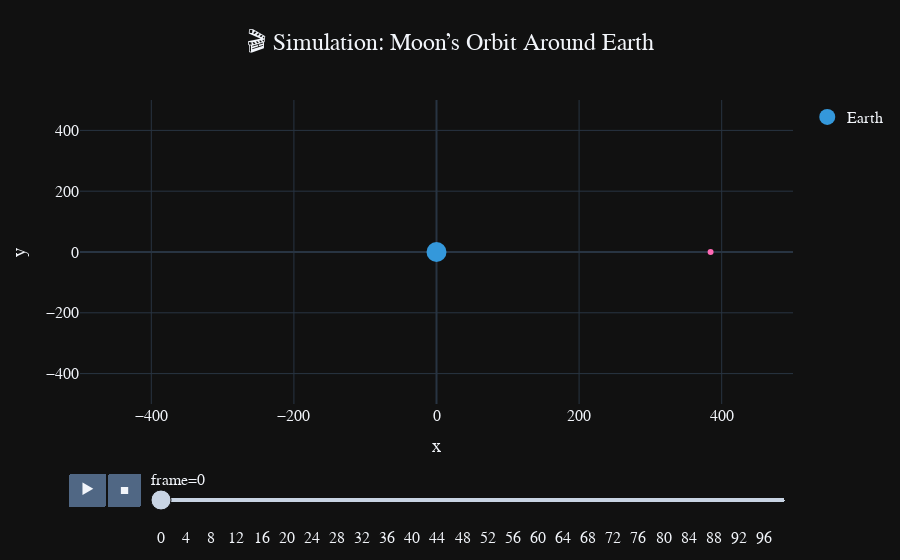
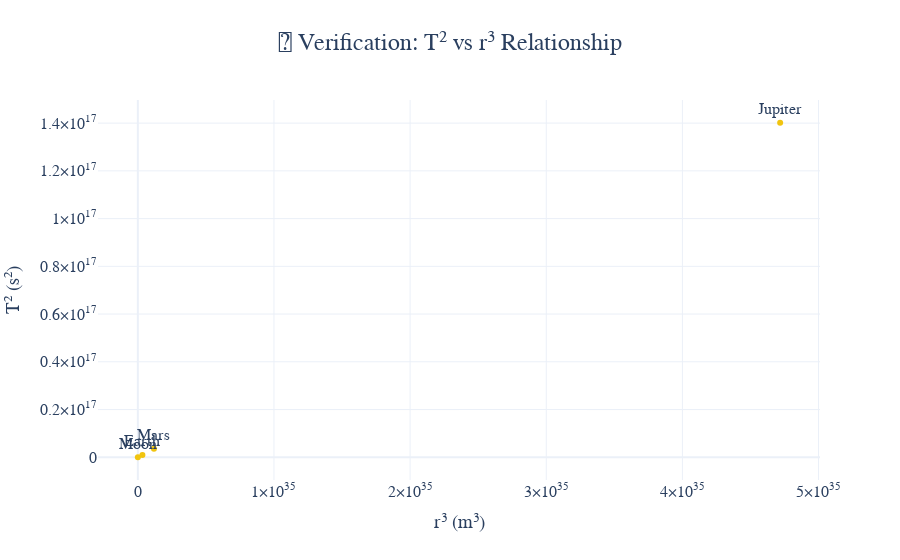

The notebook cell saved with these charts, in order:
### Markdown cell above
# 🌌 Gravitational Dynamics: Analyzing Kepler’s Third Law 🌌

---

## 🎯 Objective
This notebook investigates the relationship between orbital period and radius through Kepler’s Third Law for circular orbits. It includes a derivation, computational simulation, and analysis of real-world astronomical data. 

---

## 🚀 Derivation: Establishing Kepler’s Third Law
For a body in a circular orbit, the gravitational force balances the centripetal force required for circular motion:

- **Gravitational Force**: $F_g = \frac{G M m}{r^2}$
- **Centripetal Force**: $F_c = \frac{m v^2}{r}$

Equating these forces:  
$$ \frac{G M m}{r^2} = \frac{m v^2}{r} $$  
Cancel $m$ (mass of the orbiting body) and simplify:  
$$ v^2 = \frac{G M}{r} $$

The orbital velocity is $v = \frac{2\pi r}{T}$, where $T$ is the orbital period. Substituting:  
$$ \left(\frac{2\pi r}{T}\right)^2 = \frac{G M}{r} $$  
$$ \frac{4\pi^2 r^2}{T^2} = \frac{G M}{r} $$  
Rearrange by multiplying both sides by $T^2$ and dividing by $r$:  
$$ T^2 = \frac{4\pi^2}{G M} r^3 $$  

This yields $T^2 \propto r^3$, demonstrating that the square of the orbital period is proportional to the cube of the orbital radius, a cornerstone of Kepler’s Third Law.

---

## 🌍 Astronomical Significance
Kepler’s Third Law has profound implications:
1. **Mass Determination**: Using $T$ and $r$, the central body’s mass $M$ can be calculated (e.g., Earth’s mass from the Moon’s orbit).
2. **Distance Measurement**: Orbital periods of planets provide their distances from the Sun.
3. **Orbital Engineering**: This relationship informs the design of satellite trajectories, such as those for navigation systems.

---

## 📊 Computational Analysis
This section implements a simulation to verify Kepler’s Third Law using real-world data and visualizations.

---

### Step 1: Orbital Data
This step presents the orbital parameters for the Moon and select Solar System planets, including their central masses, orbital radii, and periods. The Moon orbits Earth, while Earth, Mars, and Jupiter orbit the Sun, providing a range of scales to test Kepler’s Third Law. The data will serve as the foundation for verifying the $T^2 \propto r^3$ relationship in subsequent steps.

---

### Step 2: Circular Orbit Visualization 🎬
To illustrate the dynamics of a circular orbit, an animated simulation of the Moon’s orbit around Earth is generated. The Moon’s orbital radius of 384,400 km is scaled for visualization, with Earth positioned at the origin. This animation highlights the uniform motion characteristic of a circular orbit, providing a visual representation of the period $T$ and radius $r$ used in Kepler’s Third Law.

---

### Step 3: $T^2$ vs $r^3$ Verification
A graphical representation confirms the $T^2 \propto r^3$ relationship by plotting $T^2$ against $r^3$ for the Moon and planets. This visualization validates Kepler’s Third Law across different orbital scales, from the Moon’s orbit around Earth to Jupiter’s orbit around the Sun.

---

## 🌠 Extension to Elliptical Orbits
For elliptical orbits, Kepler’s Third Law applies with $r$ representing the semi-major axis. This generalization extends its utility to diverse celestial phenomena, including comets and exoplanets.

---

## 🎨 Summary
This notebook integrates derivation, simulation, and visualization to elucidate Kepler’s Third Law.


---

### Code cell
# Cell 1: Dependency Check
try:
    import numpy
    import pandas
    import plotly
    from IPython.display import display, HTML
    display(HTML("<h3 style='color: #2ECC71;'>✅ All Required Libraries Installed</h3>"))
except ImportError as e:
    display(HTML("<h3 style='color: #FF5733;'>❌ Missing Library: " + str(e) + "</h3>"))
    display(HTML("<p>Please install the missing library using: <code>pip install " + str(e).split("'")[1] + "</code></p>"))

# Cell 2: Setup with Style
import numpy as np
import pandas as pd
import plotly.express as px
import plotly.graph_objects as go
from IPython.display import display, HTML

display(HTML("<h2 style='color: #FF5733; text-align: center;'>✨ Libraries Initialized for Analysis ✨</h2>"))

# Constants
G = 6.67430e-11  # Gravitational constant (m^3 kg^-1 s^-2)
M_earth = 5.972e24  # Earth mass (kg)
M_sun = 1.989e30  # Sun mass (kg)

# Cell 3: Real-World Data (Updated for Full Visibility)
data = pd.DataFrame({
    'Body': ['Moon', 'Earth', 'Mars', 'Jupiter'],
    'Central Mass (kg)': [M_earth, M_sun, M_sun, M_sun],
    'Radius (m)': [384400000, 149.6e9, 227.9e9, 778.5e9],  # Orbital radius
    'Period (s)': [27.32*86400, 365.25*86400, 687*86400, 4333*86400]  # Period in seconds
})

# Format the numbers for readability and ensure full visibility
styled_data = data.style.format({
    'Central Mass (kg)': '{:,.0f}',  # Commas, no decimals
    'Radius (m)': '{:,.0f}',        # Commas, no decimals
    'Period (s)': '{:,.0f}'         # Commas, no decimals
}).set_properties(**{
    'background-color': '#D5F5E3',
    'border': '2px solid #28B463',
    'font-size': '14px',
    'text-align': 'center',
    'white-space': 'nowrap',  # Prevent text wrapping
    'padding': '10px'         # Add padding for better spacing
}).set_table_styles([
    {
        'selector': 'th',
        'props': [
            ('font-size', '14px'),
            ('text-align', 'center'),
            ('white-space', 'nowrap'),
            ('padding', '10px'),
            ('min-width', '150px')  # Ensure columns are wide enough
        ]
    },
    {
        'selector': 'td',
        'props': [
            ('min-width', '150px'),  # Ensure cells are wide enough
            ('max-width', '300px'),  # Prevent overly wide cells
            ('overflow', 'visible')  # Ensure content is not hidden
        ]
    }
])

display(HTML("<h3 style='color: #2ECC71;'>🌍 Orbital Parameters</h3>"))
display(styled_data)

# Cell 4: Animated Circular Orbit
theta = np.linspace(0, 2*np.pi, 100)
r = data['Radius (m)'][0]  # Moon’s radius
x = r * np.cos(theta) / 1e6  # Scale for visualization (km)
y = r * np.sin(theta) / 1e6

orbit_data = pd.DataFrame({'x': x, 'y': y, 'frame': np.arange(100)})
fig = px.scatter(orbit_data, x='x', y='y', animation_frame='frame',
                 range_x=[-500, 500], range_y=[-500, 500],
                 title="🎬 Simulation: Moon’s Orbit Around Earth",
                 color_discrete_sequence=['#FF69B4'],
                 template='plotly_dark')

fig.add_trace(go.Scatter(x=[0], y=[0], mode='markers', marker=dict(size=20, color='#3498DB'), name='Earth'))
fig.update_layout(title_font_size=24, title_x=0.5, font=dict(family="Arial", size=16))
fig.show()

# Cell 5: Verify T^2 vs r^3
data['T^2'] = data['Period (s)']**2
data['r^3'] = data['Radius (m)']**3
fig2 = px.scatter(data, x='r^3', y='T^2', text='Body', size_max=60,
                  title="🌟 Verification: T² vs r³ Relationship",
                  color_discrete_sequence=['#F1C40F'],
                  template='plotly_white')

fig2.update_traces(textposition='top center')
fig2.update_layout(showlegend=False, title_font_size=24, title_x=0.5,
                   xaxis_title="r³ (m³)", yaxis_title="T² (s²)",
                   font=dict(family="Arial", size=16))
fig2.show()

### Figure 1 — Plotly figure (JSON) as saved in the notebook; plotly's stock layout.template omitted (floating-point values rounded to 4 significant figures)
{"data": [{"hovertemplate": "frame=0<br>x=%{x}<br>y=%{y}<extra></extra>", "legendgroup": "", "marker": {"color": "#FF69B4", "symbol": "circle"}, "mode": "markers", "name": "", "orientation": "v", "showlegend": false, "type": "scatter", "x": [384.4], "xaxis": "x", "y": [0.0], "yaxis": "y"}, {"marker": {"color": "#3498DB", "size": 20}, "mode": "markers", "name": "Earth", "type": "scatter", "x": [0], "y": [0]}], "layout": {"font": {"family": "Arial", "size": 16}, "legend": {"tracegroupgap": 0}, "sliders": [{"active": 0, "currentvalue": {"prefix": "frame="}, "len": 0.9, "pad": {"b": 10, "t": 60}, "steps": [{"args": [["0"], {"frame": {"duration": 0, "redraw": false}, "fromcurrent": true, "mode": "immediate", "transition": {"duration": 0, "easing": "linear"}}], "label": "0", "method": "animate"}, {"args": [["1"], {"frame": {"duration": 0, "redraw": false}, "fromcurrent": true, "mode": "immediate", "transition": {"duration": 0, "easing": "linear"}}], "label": "1", "method": "animate"}, {"args": [["2"], {"frame": {"duration": 0, "redraw": false}, "fromcurrent": true, "mode": "immediate", "transition": {"duration": 0, "easing": "linear"}}], "label": "2", "method": "animate"}, {"args": [["3"], {"frame": {"duration": 0, "redraw": false}, "fromcurrent": true, "mode": "immediate", "transition": {"duration": 0, "easing": "linear"}}], "label": "3", "method": "animate"}, {"args": [["4"], {"frame": {"duration": 0, "redraw": false}, "fromcurrent": true, "mode": "immediate", "transition": {"duration": 0, "easing": "linear"}}], "label": "4", "method": "animate"}, {"args": [["5"], {"frame": {"duration": 0, "redraw": false}, "fromcurrent": true, "mode": "immediate", "transition": {"duration": 0, "easing": "linear"}}], "label": "5", "method": "animate"}, {"args": [["6"], {"frame": {"duration": 0, "redraw": false}, "fromcurrent": true, "mode": "immediate", "transition": {"duration": 0, "easing": "linear"}}], "label": "6", "method": "animate"}, {"args": [["7"], {"frame": {"duration": 0, "redraw": false}, "fromcurrent": true, "mode": "immediate", "transition": {"duration": 0, "easing": "linear"}}], "label": "7", "method": "animate"}, {"args": [["8"], {"frame": {"duration": 0, "redraw": false}, "fromcurrent": true, "mode": "immediate", "transition": {"duration": 0, "easing": "linear"}}], "label": "8", "method": "animate"}, {"args": [["9"], {"frame": {"duration": 0, "redraw": false}, "fromcurrent": true, "mode": "immediate", "transition": {"duration": 0, "easing": "linear"}}], "label": "9", "method": "animate"}, {"args": [["10"], {"frame": {"duration": 0, "redraw": false}, "fromcurrent": true, "mode": "immediate", "transition": {"duration": 0, "easing": "linear"}}], "label": "10", "method": "animate"}, {"args": [["11"], {"frame": {"duration": 0, "redraw": false}, "fromcurrent": true, "mode": "immediate", "transition": {"duration": 0, "easing": "linear"}}], "label": "11", "method": "animate"}, {"args": [["12"], {"frame": {"duration": 0, "redraw": false}, "fromcurrent": true, "mode": "immediate", "transition": {"duration": 0, "easing": "linear"}}], "label": "12", "method": "animate"}, {"args": [["13"], {"frame": {"duration": 0, "redraw": false}, "fromcurrent": true, "mode": "immediate", "transition": {"duration": 0, "easing": "linear"}}], "label": "13", "method": "animate"}, {"args": [["14"], {"frame": {"duration": 0, "redraw": false}, "fromcurrent": true, "mode": "immediate", "transition": {"duration": 0, "easing": "linear"}}], "label": "14", "method": "animate"}, {"args": [["15"], {"frame": {"duration": 0, "redraw": false}, "fromcurrent": true, "mode": "immediate", "transition": {"duration": 0, "easing": "linear"}}], "label": "15", "method": "animate"}, {"args": [["16"], {"frame": {"duration": 0, "redraw": false}, "fromcurrent": true, "mode": "immediate", "transition": {"duration": 0, "easing": "linear"}}], "label": "16", "method": "animate"}, {"args": [["17"], {"frame": {"duration": 0, "redraw": false}, "fromcurrent": true, "mode": "immediate", "transition": {"duration": 0, "easing": "linear"}}], "label": "17", "method": "animate"}, {"args": [["18"], {"frame": {"duration": 0, "redraw": false}, "fromcurrent": true, "mode": "immediate", "transition": {"duration": 0, "easing": "linear"}}], "label": "18", "method": "animate"}, {"args": [["19"], {"frame": {"duration": 0, "redraw": false}, "fromcurrent": true, "mode": "immediate", "transition": {"duration": 0, "easing": "linear"}}], "label": "19", "method": "animate"}, {"args": [["20"], {"frame": {"duration": 0, "redraw": false}, "fromcurrent": true, "mode": "immediate", "transition": {"duration": 0, "easing": "linear"}}], "label": "20", "method": "animate"}, {"args": [["21"], {"frame": {"duration": 0, "redraw": false}, "fromcurrent": true, "mode": "immediate", "transition": {"duration": 0, "easing": "linear"}}], "label": "21", "method": "animate"}, {"args": [["22"], {"frame": {"duration": 0, "redraw": false}, "fromcurrent": true, "mode": "immediate", "transition": {"duration": 0, "easing": "linear"}}], "label": "22", "method": "animate"}, {"args": [["23"], {"frame": {"duration": 0, "redraw": false}, "fromcurrent": true, "mode": "immediate", "transition": {"duration": 0, "easing": "linear"}}], "label": "23", "method": "animate"}, {"args": [["24"], {"frame": {"duration": 0, "redraw": false}, "fromcurrent": true, "mode": "immediate", "transition": {"duration": 0, "easing": "linear"}}], "label": "24", "method": "animate"}, {"args": [["25"], {"frame": {"duration": 0, "redraw": false}, "fromcurrent": true, "mode": "immediate", "transition": {"duration": 0, "easing": "linear"}}], "label": "25", "method": "animate"}, {"args": [["26"], {"frame": {"duration": 0, "redraw": false}, "fromcurrent": true, "mode": "immediate", "transition": {"duration": 0, "easing": "linear"}}], "label": "26", "method": "animate"}, {"args": [["27"], {"frame": {"duration": 0, "redraw": false}, "fromcurrent": true, "mode": "immediate", "transition": {"duration": 0, "easing": "linear"}}], "label": "27", "method": "animate"}, {"args": [["28"], {"frame": {"duration": 0, "redraw": false}, "fromcurrent": true, "mode": "immediate", "transition": {"duration": 0, "easing": "linear"}}], "label": "28", "method": "animate"}, {"args": [["29"], {"frame": {"duration": 0, "redraw": false}, "fromcurrent": true, "mode": "immediate", "transition": {"duration": 0, "easing": "linear"}}], "label": "29", "method": "animate"}, {"args": [["30"], {"frame": {"duration": 0, "redraw": false}, "fromcurrent": true, "mode": "immediate", "transition": {"duration": 0, "easing": "linear"}}], "label": "30", "method": "animate"}, {"args": [["31"], {"frame": {"duration": 0, "redraw": false}, "fromcurrent": true, "mode": "immediate", "transition": {"duration": 0, "easing": "linear"}}], "label": "31", "method": "animate"}, {"args": [["32"], {"frame": {"duration": 0, "redraw": false}, "fromcurrent": true, "mode": "immediate", "transition": {"duration": 0, "easing": "linear"}}], "label": "32", "method": "animate"}, {"args": [["33"], {"frame": {"duration": 0, "redraw": false}, "fromcurrent": true, "mode": "immediate", "transition": {"duration": 0, "easing": "linear"}}], "label": "33", "method": "animate"}, {"args": [["34"], {"frame": {"duration": 0, "redraw": false}, "fromcurrent": true, "mode": "immediate", "transition": {"duration": 0, "easing": "linear"}}], "label": "34", "method": "animate"}, {"args": [["35"], {"frame": {"duration": 0, "redraw": false}, "fromcurrent": true, "mode": "immediate", "transition": {"duration": 0, "easing": "linear"}}], "label": "35", "method": "animate"}, {"args": [["36"], {"frame": {"duration": 0, "redraw": false}, "fromcurrent": true, "mode": "immediate", "transition": {"duration": 0, "easing": "linear"}}], "label": "36", "method": "animate"}, {"args": [["37"], {"frame": {"duration": 0, "redraw": false}, "fromcurrent": true, "mode": "immediate", "transition": {"duration": 0, "easing": "linear"}}], "label": "37", "method": "animate"}, {"args": [["38"], {"frame": {"duration": 0, "redraw": false}, "fromcurrent": true, "mode": "immediate", "transition": {"duration": 0, "easing": "linear"}}], "label": "38", "method": "animate"}, {"args": [["39"], {"frame": {"duration": 0, "redraw": false}, "fromcurrent": true, "mode": "immediate", "transition": {"duration": 0, "easing": "linear"}}], "label": "39", "method": "animate"}, {"args": [["40"], {"frame": {"duration": 0, "redraw": false}, "fromcurrent": true, "mode": "immediate", "transition": {"duration": 0, "easing": "linear"}}], "label": "40", "method": "animate"}, {"args": [["41"], {"frame": {"duration": 0, "redraw": false}, "fromcurrent": true, "mode": "immediate", "transition": {"duration": 0, "easing": "linear"}}], "label": "41", "method": "animate"}, {"args": [["42"], {"frame": {"duration": 0, "redraw": false}, "fromcurrent": true, "mode": "immediate", "transition": {"duration": 0, "easing": "linear"}}], "label": "42", "method": "animate"}, {"args": [["43"], {"frame": {"duration": 0, "redraw": false}, "fromcurrent": true, "mode": "immediate", "transition": {"duration": 0, "easing": "linear"}}], "label": "43", "method": "animate"}, {"args": [["44"], {"frame": {"duration": 0, "redraw": false}, "fromcurrent": true, "mode": "immediate", "transition": {"duration": 0, "easing": "linear"}}], "label": "44", "method": "animate"}, {"args": [["45"], {"frame": {"duration": 0, "redraw": false}, "fromcurrent": true, "mode": "immediate", "transition": {"duration": 0, "easing": "linear"}}], "label": "45", "method": "animate"}, {"args": [["46"], {"frame": {"duration": 0, "redraw": false}, "fromcurrent": true, "mode": "immediate", "transition": {"duration": 0, "easing": "linear"}}], "label": "46", "method": "animate"}, {"args": [["47"], {"frame": {"duration": 0, "redraw": false}, "fromcurrent": true, "mode": "immediate", "transition": {"duration": 0, "easing": "linear"}}], "label": "47", "method": "animate"}, {"args": [["48"], {"frame": {"duration": 0, "redraw": false}, "fromcurrent": true, "mode": "immediate", "transition": {"duration": 0, "easing": "linear"}}], "label": "48", "method": "animate"}, {"args": [["49"], {"frame": {"duration": 0, "redraw": false}, "fromcurrent": true, "mode": "immediate", "transition": {"duration": 0, "easing": "linear"}}], "label": "49", "method": "animate"}, {"args": [["50"], {"frame": {"duration": 0, "redraw": false}, "fromcurrent": true, "mode": "immediate", "transition": {"duration": 0, "easing": "linear"}}], "label": "50", "method": "animate"}, {"args": [["51"], {"frame": {"duration": 0, "redraw": false}, "fromcurrent": true, "mode": "immediate", "transition": {"duration": 0, "easing": "linear"}}], "label": "51", "method": "animate"}, {"args": [["52"], {"frame": {"duration": 0, "redraw": false}, "fromcurrent": true, "mode": "immediate", "transition": {"duration": 0, "easing": "linear"}}], "label": "52", "method": "animate"}, {"args": [["53"], {"frame": {"duration": 0, "redraw": false}, "fromcurrent": true, "mode": "immediate", "transition": {"duration": 0, "easing": "linear"}}], "label": "53", "method": "animate"}, {"args": [["54"], {"frame": {"duration": 0, "redraw": false}, "fromcurrent": true, "mode": "immediate", "transition": {"duration": 0, "easing": "linear"}}], "label": "54", "method": "animate"}, {"args": [["55"], {"frame": {"duration": 0, "redraw": false}, "fromcurrent": true, "mode": "immediate", "transition": {"duration": 0, "easing": "linear"}}], "label": "55", "method": "animate"}, {"args": [["56"], {"frame": {"duration": 0, "redraw": false}, "fromcurrent": true, "mode": "immediate", "transition": {"duration": 0, "easing": "linear"}}], "label": "56", "method": "animate"}, {"args": [["57"], {"frame": {"duration": 0, "redraw": false}, "fromcurrent": true, "mode": "immediate", "transition": {"duration": 0, "easing": "linear"}}], "label": "57", "method": "animate"}, {"args": [["58"], {"frame": {"duration": 0, "redraw": false}, "fromcurrent": true, "mode": "immediate", "transition": {"duration": 0, "easing": "linear"}}], "label": "58", "method": "animate"}, {"args": [["59"], {"frame": {"duration": 0, "redraw": false}, "fromcurrent": true, "mode": "immediate", "transition": {"duration": 0, "easing": "linear"}}], "label": "59", "method": "animate"}, {"args": [["60"], {"frame": {"duration": 0, "redraw": false}, "fromcurrent": true, "mode": "immediate", "transition": {"duration": 0, "easing": "linear"}}], "label": "60", "method": "animate"}, {"args": [["61"], {"frame": {"duration": 0, "redraw": false}, "fromcurrent": true, "mode": "immediate", "transition": {"duration": 0, "easing": "linear"}}], "label": "61", "method": "animate"}, {"args": [["62"], {"frame": {"duration": 0, "redraw": false}, "fromcurrent": true, "mode": "immediate", "transition": {"duration": 0, "easing": "linear"}}], "label": "62", "method": "animate"}, {"args": [["63"], {"frame": {"duration": 0, "redraw": false}, "fromcurrent": true, "mode": "immediate", "transition": {"duration": 0, "easing": "linear"}}], "label": "63", "method": "animate"}, {"args": [["64"], {"frame": {"duration": 0, "redraw": false}, "fromcurrent": true, "mode": "immediate", "transition": {"duration": 0, "easing": "linear"}}], "label": "64", "method": "animate"}, {"args": [["65"], {"frame": {"duration": 0, "redraw": false}, "fromcurrent": true, "mode": "immediate", "transition": {"duration": 0, "easing": "linear"}}], "label": "65", "method": "animate"}, {"args": [["66"], {"frame": {"duration": 0, "redraw": false}, "fromcurrent": true, "mode": "immediate", "transition": {"duration": 0, "easing": "linear"}}], "label": "66", "method": "animate"}, {"args": [["67"], {"frame": {"duration": 0, "redraw": false}, "fromcurrent": true, "mode": "immediate", "transition": {"duration": 0, "easing": "linear"}}], "label": "67", "method": "animate"}, {"args": [["68"], {"frame": {"duration": 0, "redraw": false}, "fromcurrent": true, "mode": "immediate", "transition": {"duration": 0, "easing": "linear"}}], "label": "68", "method": "animate"}, {"args": [["69"], {"frame": {"duration": 0, "redraw": false}, "fromcurrent": true, "mode": "immediate", "transition": {"duration": 0, "easing": "linear"}}], "label": "69", "method": "animate"}, {"args": [["70"], {"frame": {"duration": 0, "redraw": false}, "fromcurrent": true, "mode": "immediate", "transition": {"duration": 0, "easing": "linear"}}], "label": "70", "method": "animate"}, {"args": [["71"], {"frame": {"duration": 0, "redraw": false}, "fromcurrent": true, "mode": "immediate", "transition": {"duration": 0, "easing": "linear"}}], "label": "71", "method": "animate"}, {"args": [["72"], {"frame": {"duration": 0, "redraw": false}, "fromcurrent": true, "mode": "immediate", "transition": {"duration": 0, "easing": "linear"}}], "label": "72", "method": "animate"}, {"args": [["73"], {"frame": {"duration": 0, "redraw": false}, "fromcurrent": true, "mode": "immediate", "transition": {"duration": 0, "easing": "linear"}}], "label": "73", "method": "animate"}, {"args": [["74"], {"frame": {"duration": 0, "redraw": false}, "fromcurrent": true, "mode": "immediate", "transition": {"duration": 0, "easing": "linear"}}], "label": "74", "method": "animate"}, {"args": [["75"], {"frame": {"duration": 0, "redraw": false}, "fromcurrent": true, "mode": "immediate", "transition": {"duration": 0, "easing": "linear"}}], "label": "75", "method": "animate"}, {"args": [["76"], {"frame": {"duration": 0, "redraw": false}, "fromcurrent": true, "mode": "immediate", "transition": {"duration": 0, "easing": "linear"}}], "label": "76", "method": "animate"}, {"args": [["77"], {"frame": {"duration": 0, "redraw": false}, "fromcurrent": true, "mode": "immediate", "transition": {"duration": 0, "easing": "linear"}}], "label": "77", "method": "animate"}, {"args": [["78"], {"frame": {"duration": 0, "redraw": false}, "fromcurrent": true, "mode": "immediate", "transition": {"duration": 0, "easing": "linear"}}], "label": "78", "method": "animate"}, {"args": [["79"], {"frame": {"duration": 0, "redraw": false}, "fromcurrent": true, "mode": "immediate", "transition": {"duration": 0, "easing": "linear"}}], "label": "79", "method": "animate"}, {"args": [["80"], {"frame": {"duration": 0, "redraw": false}, "fromcurrent": true, "mode": "immediate", "transition": {"duration": 0, "easing": "linear"}}], "label": "80", "method": "animate"}, {"args": [["81"], {"frame": {"duration": 0, "redraw": false}, "fromcurrent": true, "mode": "immediate", "transition": {"duration": 0, "easing": "linear"}}], "label": "81", "method": "animate"}, {"args": [["82"], {"frame": {"duration": 0, "redraw": false}, "fromcurrent": true, "mode": "immediate", "transition": {"duration": 0, "easing": "linear"}}], "label": "82", "method": "animate"}, {"args": [["83"], {"frame": {"duration": 0, "redraw": false}, "fromcurrent": true, "mode": "immediate", "transition": {"duration": 0, "easing": "linear"}}], "label": "83", "method": "animate"}, {"args": [["84"], {"frame": {"duration": 0, "redraw": false}, "fromcurrent": true, "mode": "immediate", "transition": {"duration": 0, "easing": "linear"}}], "label": "84", "method": "animate"}, {"args": [["85"], {"frame": {"duration": 0, "redraw": false}, "fromcurrent": true, "mode": "immediate", "transition": {"duration": 0, "easing": "linear"}}], "label": "85", "method": "animate"}, {"args": [["86"], {"frame": {"duration": 0, "redraw": false}, "fromcurrent": true, "mode": "immediate", "transition": {"duration": 0, "easing": "linear"}}], "label": "86", "method": "animate"}, {"args": [["87"], {"frame": {"duration": 0, "redraw": false}, "fromcurrent": true, "mode": "immediate", "transition": {"duration": 0, "easing": "linear"}}], "label": "87", "method": "animate"}, {"args": [["88"], {"frame": {"duration": 0, "redraw": false}, "fromcurrent": true, "mode": "immediate", "transition": {"duration": 0, "easing": "linear"}}], "label": "88", "method": "animate"}, {"args": [["89"], {"frame": {"duration": 0, "redraw": false}, "fromcurrent": true, "mode": "immediate", "transition": {"duration": 0, "easing": "linear"}}], "label": "89", "method": "animate"}, {"args": [["90"], {"frame": {"duration": 0, "redraw": false}, "fromcurrent": true, "mode": "immediate", "transition": {"duration": 0, "easing": "linear"}}], "label": "90", "method": "animate"}, {"args": [["91"], {"frame": {"duration": 0, "redraw": false}, "fromcurrent": true, "mode": "immediate", "transition": {"duration": 0, "easing": "linear"}}], "label": "91", "method": "animate"}, {"args": [["92"], {"frame": {"duration": 0, "redraw": false}, "fromcurrent": true, "mode": "immediate", "transition": {"duration": 0, "easing": "linear"}}], "label": "92", "method": "animate"}, {"args": [["93"], {"frame": {"duration": 0, "redraw": false}, "fromcurrent": true, "mode": "immediate", "transition": {"duration": 0, "easing": "linear"}}], "label": "93", "method": "animate"}, {"args": [["94"], {"frame": {"duration": 0, "redraw": false}, "fromcurrent": true, "mode": "immediate", "transition": {"duration": 0, "easing": "linear"}}], "label": "94", "method": "animate"}, {"args": [["95"], {"frame": {"duration": 0, "redraw": false}, "fromcurrent": true, "mode": "immediate", "transition": {"duration": 0, "easing": "linear"}}], "label": "95", "method": "animate"}, {"args": [["96"], {"frame": {"duration": 0, "redraw": false}, "fromcurrent": true, "mode": "immediate", "transition": {"duration": 0, "easing": "linear"}}], "label": "96", "method": "animate"}, {"args": [["97"], {"frame": {"duration": 0, "redraw": false}, "fromcurrent": true, "mode": "immediate", "transition": {"duration": 0, "easing": "linear"}}], "label": "97", "method": "animate"}, {"args": [["98"], {"frame": {"duration": 0, "redraw": false}, "fromcurrent": true, "mode": "immediate", "transition": {"duration": 0, "easing": "linear"}}], "label": "98", "method": "animate"}, {"args": [["99"], {"frame": {"duration": 0, "redraw": false}, "fromcurrent": true, "mode": "immediate", "transition": {"duration": 0, "easing": "linear"}}], "label": "99", "method": "animate"}], "x": 0.1, "xanchor": "left", "y": 0, "yanchor": "top"}], "title": {"font": {"size": 24}, "text": "🎬 Simulation: Moon’s Orbit Around Earth", "x": 0.5}, "updatemenus": [{"buttons": [{"args": [null, {"frame": {"duration": 500, "redraw": false}, "fromcurrent": true, "mode": "immediate", "transition": {"duration": 500, "easing": "linear"}}], "label": "&#9654;", "method": "animate"}, {"args": [[null], {"frame": {"duration": 0, "redraw": false}, "fromcurrent": true, "mode": "immediate", "transition": {"duration": 0, "easing": "linear"}}], "label": "&#9724;", "method": "animate"}], "direction": "left", "pad": {"r": 10, "t": 70}, "showactive": false, "type": "buttons", "x": 0.1, "xanchor": "right", "y": 0, "yanchor": "top"}], "xaxis": {"anchor": "y", "domain": [0, 1], "range": [-500, 500], "title": {"text": "x"}}, "yaxis": {"anchor": "x", "domain": [0, 1], "range": [-500, 500], "title": {"text": "y"}}}}

### Figure 2 — Plotly figure (JSON) as saved in the notebook; plotly's stock layout.template omitted (floating-point values rounded to 4 significant figures)
{"data": [{"hovertemplate": "r^3=%{x}<br>T^2=%{y}<br>Body=%{text}<extra></extra>", "legendgroup": "", "marker": {"color": "#F1C40F", "symbol": "circle"}, "mode": "markers+text", "name": "", "orientation": "v", "showlegend": false, "text": ["Moon", "Earth", "Mars", "Jupiter"], "textposition": "top center", "type": "scatter", "x": [5.68e+25, 3.348e+33, 1.184e+34, 4.718e+35], "xaxis": "x", "y": [5572000000000.0, 995900000000000.0, 3523000000000000.0, 1.402e+17], "yaxis": "y"}], "layout": {"font": {"family": "Arial", "size": 16}, "legend": {"tracegroupgap": 0}, "showlegend": false, "title": {"font": {"size": 24}, "text": "🌟 Verification: T² vs r³ Relationship", "x": 0.5}, "xaxis": {"anchor": "y", "domain": [0, 1], "title": {"text": "r³ (m³)"}}, "yaxis": {"anchor": "x", "domain": [0, 1], "title": {"text": "T² (s²)"}}}}
